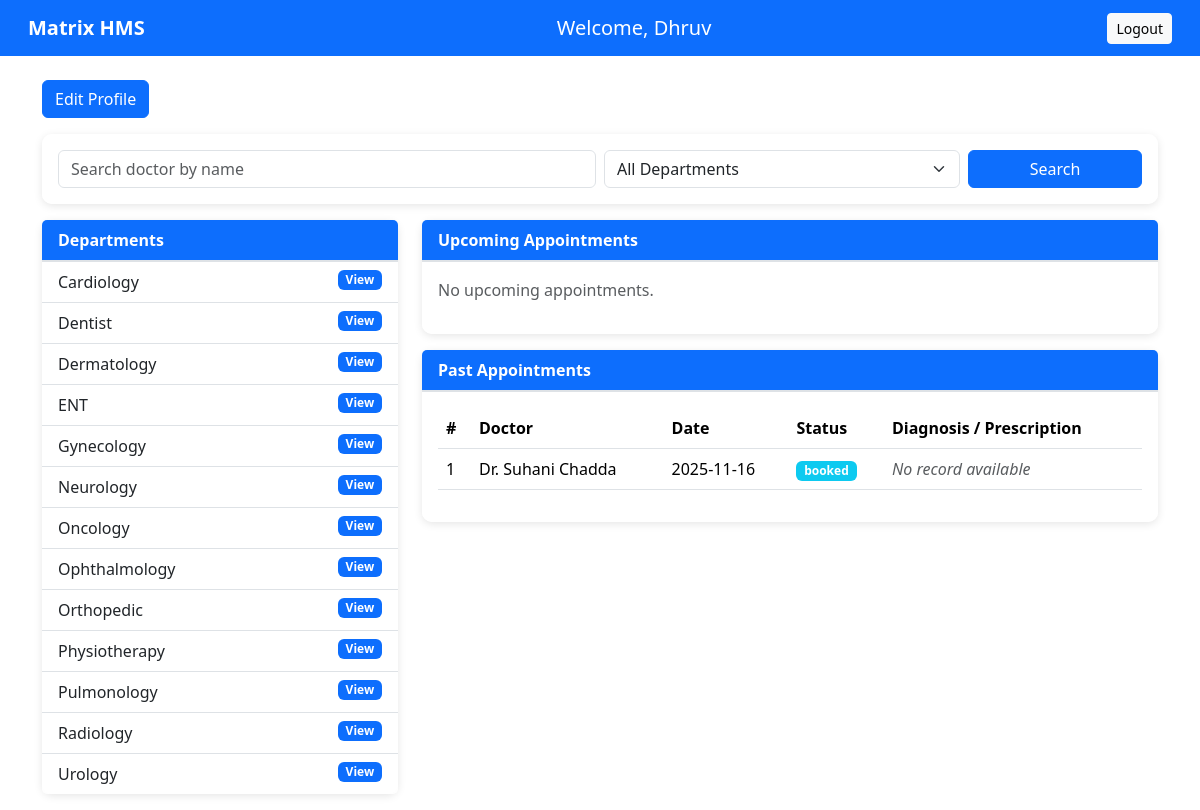
The page /patient_dashboard/Dhruv on the database its author committed.
### models.py (models this page shows)
class Department(db.Model):
    __tablename__ = 'departments'
    id = db.Column(db.Integer, primary_key=True)
    department_name = db.Column(db.String(100), unique=True, nullable=False)
    description = db.Column(db.Text)
    doctors = db.relationship('Doctor', back_populates='department', lazy=True)

class Appointment(db.Model):
    __tablename__ = 'appointments'
    id = db.Column(db.Integer, primary_key=True)
    patient_id = db.Column(db.Integer, db.ForeignKey('patients.id'), nullable=False)
    doctor_id = db.Column(db.Integer, db.ForeignKey('doctors.id'), nullable=False)
    appointment_date = db.Column(db.Date, nullable=False)
    appointment_time = db.Column(db.Time, nullable=False)
    status = db.Column(db.String(20), default='booked')  # booked, completed, cancelled
    created_at = db.Column(db.DateTime, default=datetime.utcnow)
    patient = db.relationship('Patient', back_populates='appointments')
    doctor = db.relationship('Doctor', back_populates='appointments')
    history_record = db.relationship('PatientHistory', back_populates='appointment', uselist=False)

class User(db.Model):
    __tablename__ = 'users'
    id = db.Column(db.Integer, primary_key=True)
    user_name = db.Column(db.String(100), nullable=False)
    user_email = db.Column(db.String(100), unique=True, nullable=False)
    user_password = db.Column(db.String(200), nullable=False)
    user_role = db.Column(db.String(20), nullable=False)  # 'admin', 'doctor', 'patient'
    created_at = db.Column(db.DateTime, default=datetime.utcnow)
    doctor_profile = db.relationship('Doctor', back_populates='user', uselist=False)
    patient_profile = db.relationship('Patient', back_populates='user', uselist=False)

### app.py (the view)
@app.route('/patient_dashboard/<string:username>')
def patient_dashboard(username):
    user = User.query.filter_by(user_name=username, user_role='patient').first()
    patient = Patient.query.filter_by(id=user.id).first()
    departments = Department.query.order_by(Department.department_name).all()
    q = request.args.get('q', '').strip()
    dept_id = request.args.get('dept', type=int)
    doctors_query = Doctor.query.join(User, Doctor.id == User.id)  # join to access user_name
    if q:
        doctors_query = doctors_query.filter(User.user_name.ilike(f"%{q}%"))
    if dept_id:
        doctors_query = doctors_query.filter(Doctor.department_id == dept_id)
    found_doctors = doctors_query.all() if (q or dept_id) else []
    today = date.today()
    upcoming = (Appointment.query
        .filter_by(patient_id=patient.id)
        .filter(
            (Appointment.appointment_date >= today) &
            (Appointment.status == 'booked'))
            .order_by(Appointment.appointment_date, Appointment.appointment_time)
            .all())
    past = (Appointment.query
        .filter_by(patient_id=patient.id)
        .filter(
            (Appointment.appointment_date < today) |
            Appointment.status.in_(['completed', 'cancelled'])
        )
        .order_by(Appointment.appointment_date.desc())
        .all())
    return render_template('PatientUI/patient_dashboard.html',
                           username=username,
                           user=user,
                           patient=patient,
                           departments=departments,
                           found_doctors=found_doctors,
                           upcoming=upcoming,
                           past=past,
                           q=q,
                           dept_id=dept_id)

### templates/PatientUI/patient_dashboard.html (shortened to what this page needs)
{% extends "base.html" %}
{% block content %}
<div class="container mt-4">
    <a href="{{ url_for('edit_profile', patient_id=patient.id) }}" class="btn btn-primary mb-3 w-auto">
        Edit Profile
    </a>
    <div class="card mb-3 p-3">
        <form method="get" action="{{ url_for('patient_dashboard', username=username) }}">
            <div class="row g-2">
                <div class="col-md-6">
                    <input type="text" name="q" class="form-control" placeholder="Search doctor by name"
                        value="{{ q }}">
                </div>
                <div class="col-md-4">
                    <select name="dept" class="form-select">
                        <option value="">All Departments</option>
                    </select>
                </div>
                <div class="col-md-2">
                    <button class="btn btn-primary w-100">Search</button>
                </div>
            </div>
        </form>
    </div>
    <div class="row">
        <div class="col-md-4">
            <div class="card mb-3">
                <div class="card-header bg-primary text-white "><strong>Departments</strong></div>
                <div class="list-group list-group-flush">
                    {% for d in departments %}
                    <a href="{{ url_for('department_detail', dept_id=d.id, username=username) }}"
                        class="list-group-item list-group-item-action">
                        {{ d.department_name }}
                        <span class="badge bg-primary float-end">View</span>
                    </a>
                    {% endfor %}
                </div>
            </div>
        </div>
        <div class="col-md-8">
            <div class="card mb-3">
                <div class="card-header bg-primary text-white"><strong>Upcoming Appointments</strong></div>
                <div class="card-body">
                    {% if upcoming %}
                    <div class="table-responsive">
                        <table class="table table-hover">
                            <thead>
                                <tr>
                                    <th>S. No.</th>
                                    <th>Doctor</th>
                                    <th>Date</th>
                                    <th>Time</th>
                                    <th>Status</th>
                                    <th>Action</th>
                                </tr>
                            </thead>
                            <tbody>
                                {% for a in upcoming %}
                                <tr>
                                    <td>{{ loop.index }}</td>
                                    <td>{{ a.doctor.user.user_name }} <br><small>{{ a.doctor.department.department_name
                                            }}</small></td>
                                    <td>{{ a.appointment_date.strftime('%Y-%m-%d') }}</td>
                                    <td>{{ a.appointment_time.strftime('%H:%M') }}</td>
                                    <td><span class="badge bg-info">{{ a.status }}</span></td>
                                    <td>
                                        <form method="post"
                                            action="{{ url_for('patient_cancel_appointment', username=username, appointment_id=a.id) }}"
                                            style="display:inline;">
                                            <button class="btn btn-danger btn-sm" type="submit">Cancel</button>
                                        </form>
                                        <a href="{{ url_for('view_patient_history', role='patient', username=username, patient_id=patient.id) }}"
                                            class="btn btn-outline-primary btn-sm">History</a>
                                    </td>
                                </tr>
                                {% endfor %}
                            </tbody>
                        </table>
                    </div>
                    {% else %}
                    <p class="text-muted">No upcoming appointments.</p>
                    {% endif %}
                </div>
            </div>
            <div class="card">
                <div class="card-header bg-primary text-white"><strong>Past Appointments</strong></div>
                <div class="card-body">
                    {% if past %}
                    <div class="table-responsive">
                        <table class="table table-hover">
                            <thead>
                                <tr>
                                    <th>#</th>
                                    <th>Doctor</th>
                                    <th>Date</th>
                                    <th>Status</th>
                                    <th>Diagnosis / Prescription</th>
                                </tr>
                            </thead>
                            <tbody>
                                {% for a in past %}
                                <tr>
                                    <td>{{ loop.index }}</td>
                                    <td>{{ a.doctor.user.user_name }}</td>
                                    <td>{{ a.appointment_date.strftime('%Y-%m-%d') }}</td>
                                    <td><span class="badge bg-info">{{ a.status }}</span></td>
                                    <td>
                                        {% if a.history_record %}
                                        <strong>Diagnosis:</strong> {{ a.history_record.diagnosis }}<br>
                                        <strong>Rx:</strong> {{ a.history_record.prescription }}
                                        {% else %}
                                        <em class="text-muted">No record available</em>
                                        {% endif %}
                                    </td>
                                </tr>
                                {% endfor %}
                            </tbody>
                        </table>
                    </div>
                    {% else %}
                    <p class="text-muted">No past appointments.</p>
                    {% endif %}
                </div>
            </div>
        </div>
    </div>
</div>
{% endblock %}

### templates/PatientUI/patient_dashboard.html (style rules this page uses)
body { background-image: url('/static/images/Doc-Patient\ bg.jpg'); background-size: cover; background-repeat: no-repeat; background-attachment: fixed; min-height: 100vh; }
.card { background-color: rgba(255, 255, 255, 0.95); border: none; border-radius: 10px; box-shadow: 0 2px 8px rgba(0, 0, 0, 0.1); }
.card-header { background-color: rgba(248, 249, 250, 0.95); border-bottom: 2px solid #dee2e6; font-weight: 600; }
.table { background-color: transparent; }
.list-group-item { background-color: rgba(255, 255, 255, 0.9); }

### rows shown on the page
Department: department_name "Cardiology"
Department: department_name "Dentist"
Department: department_name "Dermatology"
Department: department_name "ENT"
Department: department_name "Gynecology"
Department: department_name "Neurology"
Department: department_name "Oncology"
Department: department_name "Ophthalmology"
Department: department_name "Orthopedic"
Department: department_name "Physiotherapy"
Department: department_name "Pulmonology"
Department: department_name "Radiology"
Department: department_name "Urology"
Appointment: doctor.user.user_name "Dr. Suhani Chadda", appointment_date "2025-11-16", status "booked"

### other values the page prints
{{ username }} "Dhruv"
